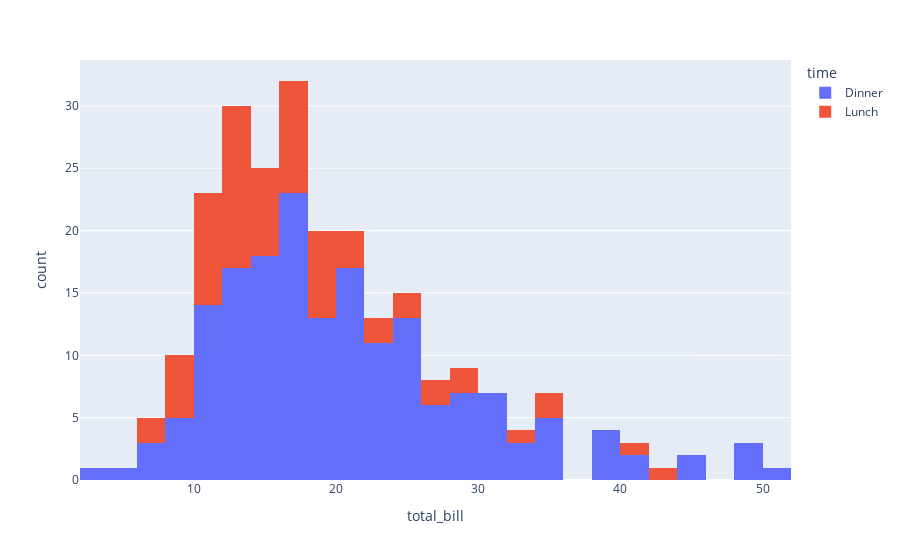

Notebook cell for this chart:
### Markdown cell above
# A simple histogram

### Code cell
fig = px.histogram(df,x='total_bill', color='time')
fig.show()

### Figure 1 — Plotly figure (JSON) as saved in the notebook; plotly's stock layout.template omitted (floating-point values rounded to 4 significant figures; data arrays with more than 128 entries replaced by an {"elided": "..."} marker saying what was removed)
{"data": [{"alignmentgroup": "True", "bingroup": "x", "hovertemplate": "time=Dinner<br>total_bill=%{x}<br>count=%{y}<extra></extra>", "legendgroup": "Dinner", "marker": {"color": "#636efa"}, "name": "Dinner", "offsetgroup": "Dinner", "orientation": "v", "showlegend": true, "type": "histogram", "x": {"elided": "176 float values"}, "xaxis": "x", "yaxis": "y"}, {"alignmentgroup": "True", "bingroup": "x", "hovertemplate": "time=Lunch<br>total_bill=%{x}<br>count=%{y}<extra></extra>", "legendgroup": "Lunch", "marker": {"color": "#EF553B"}, "name": "Lunch", "offsetgroup": "Lunch", "orientation": "v", "showlegend": true, "type": "histogram", "x": [27.2, 22.76, 17.29, 19.44, 16.66, 10.07, 32.68, 15.98, 34.83, 13.03, 18.28, 24.71, 21.16, 10.65, 12.43, 24.08, 11.69, 13.42, 14.26, 15.95, 12.48, 29.8, 8.52, 14.52, 11.38, 22.82, 19.08, 20.27, 11.17, 12.26, 18.26, 8.51, 10.33, 14.15, 16, 13.16, 17.47, 34.3, 41.19, 27.05, 16.43, 8.35, 18.64, 11.87, 9.78, 7.51, 19.81, 28.44, 15.48, 16.58, 7.56, 10.34, 43.11, 13, 13.51, 18.71, 12.74, 13, 16.4, 20.53, 16.47, 12.16, 13.42, 8.58, 15.98, 13.42, 16.27, 10.09], "xaxis": "x", "yaxis": "y"}], "layout": {"barmode": "relative", "legend": {"title": {"text": "time"}, "tracegroupgap": 0}, "margin": {"t": 60}, "xaxis": {"anchor": "y", "domain": [0, 1], "title": {"text": "total_bill"}}, "yaxis": {"anchor": "x", "domain": [0, 1], "title": {"text": "count"}}}}
